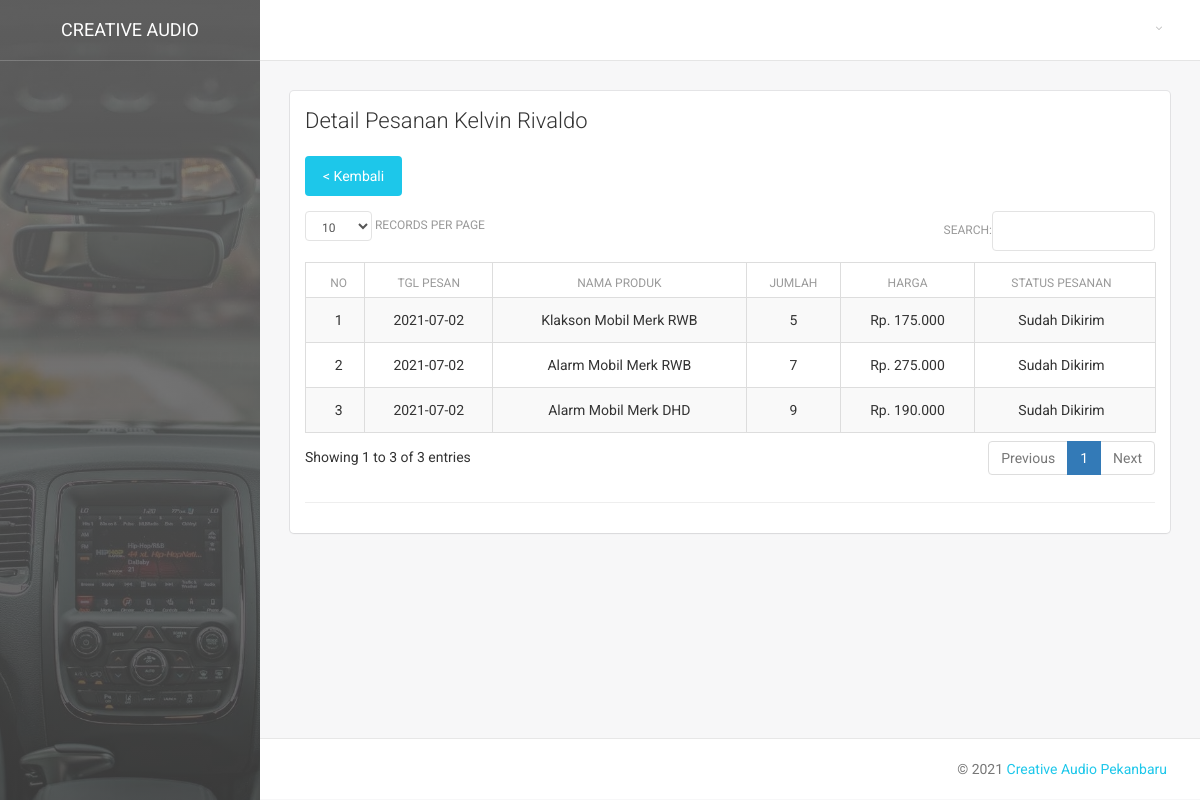
The page /Transaksi_Ctrl/detail/190 on the database its author committed.
### tables this page shows
CREATE TABLE `tbl_user` (
  `id_user` int(10) NOT NULL,
  `nama_user` varchar(30) NOT NULL,
  `email_user` varchar(50) NOT NULL,
  `telp_user` varchar(15) NOT NULL,
  `alamat_user` varchar(255) NOT NULL,
  `provinsi_user` varchar(30) NOT NULL,
  `kota_user` varchar(30) NOT NULL,
  `id_kecamatan` int(11) NOT NULL,
  `kecamatan_user` varchar(30) NOT NULL,
  `kode_pos` int(10) NOT NULL,
  `password_user` varchar(255) NOT NULL,
  `level_user` int(1) NOT NULL,
  `aktif` int(1) NOT NULL
);

CREATE TABLE `tbl_transaksi` (
  `id_transaksi` int(10) NOT NULL,
  `id_produk` int(10) NOT NULL,
  `id_pembayaran` int(10) NOT NULL,
  `id_user` int(10) NOT NULL,
  `tgl_transaksi` date NOT NULL,
  `qty_transaksi` int(11) NOT NULL,
  `total_transaksi` int(11) NOT NULL,
  `id_kurir` int(11) NOT NULL,
  `komentar` text NOT NULL,
  `aktif` int(1) NOT NULL
);

CREATE TABLE `tbl_produk` (
  `id_produk` int(10) NOT NULL,
  `nama_produk` varchar(50) NOT NULL,
  `harga_beli` int(11) NOT NULL,
  `harga_jual` int(11) NOT NULL,
  `stok_produk` int(11) NOT NULL,
  `kategori_produk` varchar(50) NOT NULL,
  `foto_produk` varchar(255) NOT NULL,
  `foto_produk1` text NOT NULL,
  `foto_produk2` text NOT NULL,
  `foto_produk3` text NOT NULL,
  `foto_produk4` text NOT NULL,
  `foto_produk5` text NOT NULL,
  `deskripsi_produk` text NOT NULL,
  `rop` float NOT NULL,
  `eoq` float NOT NULL,
  `aktif` int(1) NOT NULL
);

CREATE TABLE `tbl_pembayaran` (
  `id_pembayaran` int(10) NOT NULL,
  `total_pembayaran` int(11) NOT NULL,
  `bukti_pembayaran` varchar(255) NOT NULL,
  `nomor_resi` varchar(50) NOT NULL,
  `kurir_pengiriman` varchar(30) NOT NULL,
  `tgl_pembayaran` date NOT NULL,
  `status_pembayaran` varchar(30) NOT NULL,
  `review_produk` text NOT NULL,
  `aktif` int(1) NOT NULL
);

### application/controllers/Transaksi_Ctrl.php (called while the page is built, shortened)
<?php
class Transaksi_Ctrl extends CI_Controller
{
    function __construct()
    {
        $this->load->model('Transaksi');
        $this->load->model('Produk');
        $this->load->model('Pembayaran');
        $this->load->model('Wilayah');
        $this->load->model('User');
        $this->load->model('Kurir');
        $this->load->library('form_validation');
        $this->load->library('datatables');
    }
    public function detail($kode)
    {
        $data['transaksi'] = $this->Transaksi->get_by_pembayaran($kode);
        $data['transaksi2'] = $this->Transaksi->get_by_pembayaranSingle($kode);
        $this->load->view('transaksi/transaksi_detail', $data);
    }
}

### index.php (called while the page is built, shortened)
<?php
require_once BASEPATH.'core/CodeIgniter.php';

### application/models/Transaksi.php (called while the page is built, shortened)
<?php
class Transaksi extends CI_Model
{
    function get_by_pembayaran($kode)
    {
        return $this->db->query('select * from tbl_transaksi a, tbl_produk b, tbl_pembayaran c, tbl_user d WHERE
                                    a.id_produk=b.id_produk AND a.id_pembayaran=c.id_pembayaran AND
                                    a.id_user=d.id_user AND a.aktif!=1 AND a.id_pembayaran="' . $kode . '" order by a.id_transaksi DESC')->result();
    }
    function get_by_pembayaranSingle($kode)
    {
        return $this->db->query('select * from tbl_transaksi a, tbl_produk b, tbl_pembayaran c, tbl_user d WHERE
                                    a.id_produk=b.id_produk AND a.id_pembayaran=c.id_pembayaran AND
                                    a.id_user=d.id_user AND a.aktif!=1 AND a.id_pembayaran="' . $kode . '" order by a.id_transaksi DESC')->row();
    }
}

### application/views/transaksi/transaksi_detail.php (the view, shortened to what this page needs)
<div class="card">
    <div class="header">
        <h4 class="title">Detail Pesanan <?=$transaksi2->nama_user?></h4><br>
		<?php echo anchor(site_url('Transaksi_Ctrl'), '< Kembali', 'class="btn btn-info btn-fill"'); ?>
    </div>
    <div class="content table-responsive ">
        <table id="mytable" class="table table-bordered table-hover table-striped">
			<thead>
				<tr>
                    <th><center>No</th>
					<th><center>Tgl Pesan</th>
					<th><center>Nama Produk</th>
					<th><center>Jumlah</th>
					<th><center>Harga</th>
					<th><center>Status Pesanan</th>
				</tr>
			</thead>
			<tbody>
				<?php
                    $no=1;
                    foreach ($transaksi as $u) {
                ?>
                <tr>
                    <td><center><?php echo $no++ ?></td>
                    <td><center><?php echo $u->tgl_transaksi ?></td>
                    <td><center><?php echo $u->nama_produk ?></td>
                    <td><center><?php echo $u->qty_transaksi ?></td>
                    <td><center>Rp. <?php echo number_format($u->harga_jual,0,",","."); ?></td>
                    <td><center><?php echo $u->status_pembayaran ?></td>
                </tr>
                <?php } ?>
			</tbody>
		</table><hr>
    </div>
</div>

### rows shown on the page
tbl_user: nama_user "Kelvin Rivaldo"
tbl_transaksi: tgl_transaksi "2021-07-02", id_produk.nama_produk "Klakson Mobil Merk RWB", qty_transaksi "5", id_produk.harga_jual "175.000", id_pembayaran.status_pembayaran "Sudah Dikirim"
tbl_transaksi: tgl_transaksi "2021-07-02", id_produk.nama_produk "Alarm Mobil Merk RWB", qty_transaksi "7", id_produk.harga_jual "275.000", id_pembayaran.status_pembayaran "Sudah Dikirim"
tbl_transaksi: tgl_transaksi "2021-07-02", id_produk.nama_produk "Alarm Mobil Merk DHD", qty_transaksi "9", id_produk.harga_jual "190.000", id_pembayaran.status_pembayaran "Sudah Dikirim"
